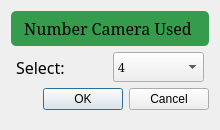
<?xml version="1.0" encoding="UTF-8"?>
<ui version="4.0">
 <class>Dialog</class>
 <widget class="QDialog" name="Dialog">
  <property name="geometry">
   <rect>
    <x>0</x>
    <y>0</y>
    <width>220</width>
    <height>130</height>
   </rect>
  </property>
  <property name="windowTitle">
   <string>Dialog</string>
  </property>
  <layout class="QVBoxLayout" name="verticalLayout">
   <item>
    <widget class="QLabel" name="label">
     <property name="minimumSize">
      <size>
       <width>0</width>
       <height>35</height>
      </size>
     </property>
     <property name="font">
      <font>
       <family>Serif</family>
       <pointsize>12</pointsize>
      </font>
     </property>
     <property name="styleSheet">
      <string notr="true">background-color: rgb(52, 156, 76);
border-radius:5px;</string>
     </property>
     <property name="text">
      <string>Number Camera Used </string>
     </property>
     <property name="alignment">
      <set>Qt::AlignCenter</set>
     </property>
    </widget>
   </item>
   <item>
    <layout class="QHBoxLayout" name="horizontalLayout">
     <property name="leftMargin">
      <number>5</number>
     </property>
     <property name="rightMargin">
      <number>5</number>
     </property>
     <item>
      <widget class="QLabel" name="label_2">
       <property name="font">
        <font>
         <family>Sans Serif</family>
         <pointsize>12</pointsize>
        </font>
       </property>
       <property name="text">
        <string>Select:</string>
       </property>
      </widget>
     </item>
     <item>
      <widget class="QComboBox" name="comboBox">
       <property name="minimumSize">
        <size>
         <width>0</width>
         <height>30</height>
        </size>
       </property>
       <property name="font">
        <font>
         <family>Serif</family>
        </font>
       </property>
       <item>
        <property name="text">
         <string>4</string>
        </property>
       </item>
       <item>
        <property name="text">
         <string>6</string>
        </property>
       </item>
      </widget>
     </item>
    </layout>
   </item>
   <item>
    <widget class="QDialogButtonBox" name="buttonBox">
     <property name="orientation">
      <enum>Qt::Horizontal</enum>
     </property>
     <property name="standardButtons">
      <set>QDialogButtonBox::Cancel|QDialogButtonBox::Ok</set>
     </property>
    </widget>
   </item>
   <item>
    <spacer name="verticalSpacer">
     <property name="orientation">
      <enum>Qt::Vertical</enum>
     </property>
     <property name="sizeHint" stdset="0">
      <size>
       <width>20</width>
       <height>40</height>
      </size>
     </property>
    </spacer>
   </item>
  </layout>
 </widget>
 <resources/>
 <connections>
  <connection>
   <sender>buttonBox</sender>
   <signal>accepted()</signal>
   <receiver>Dialog</receiver>
   <slot>accept()</slot>
   <hints>
    <hint type="sourcelabel">
     <x>248</x>
     <y>254</y>
    </hint>
    <hint type="destinationlabel">
     <x>157</x>
     <y>274</y>
    </hint>
   </hints>
  </connection>
  <connection>
   <sender>buttonBox</sender>
   <signal>rejected()</signal>
   <receiver>Dialog</receiver>
   <slot>reject()</slot>
   <hints>
    <hint type="sourcelabel">
     <x>316</x>
     <y>260</y>
    </hint>
    <hint type="destinationlabel">
     <x>286</x>
     <y>274</y>
    </hint>
   </hints>
  </connection>
 </connections>
</ui>
